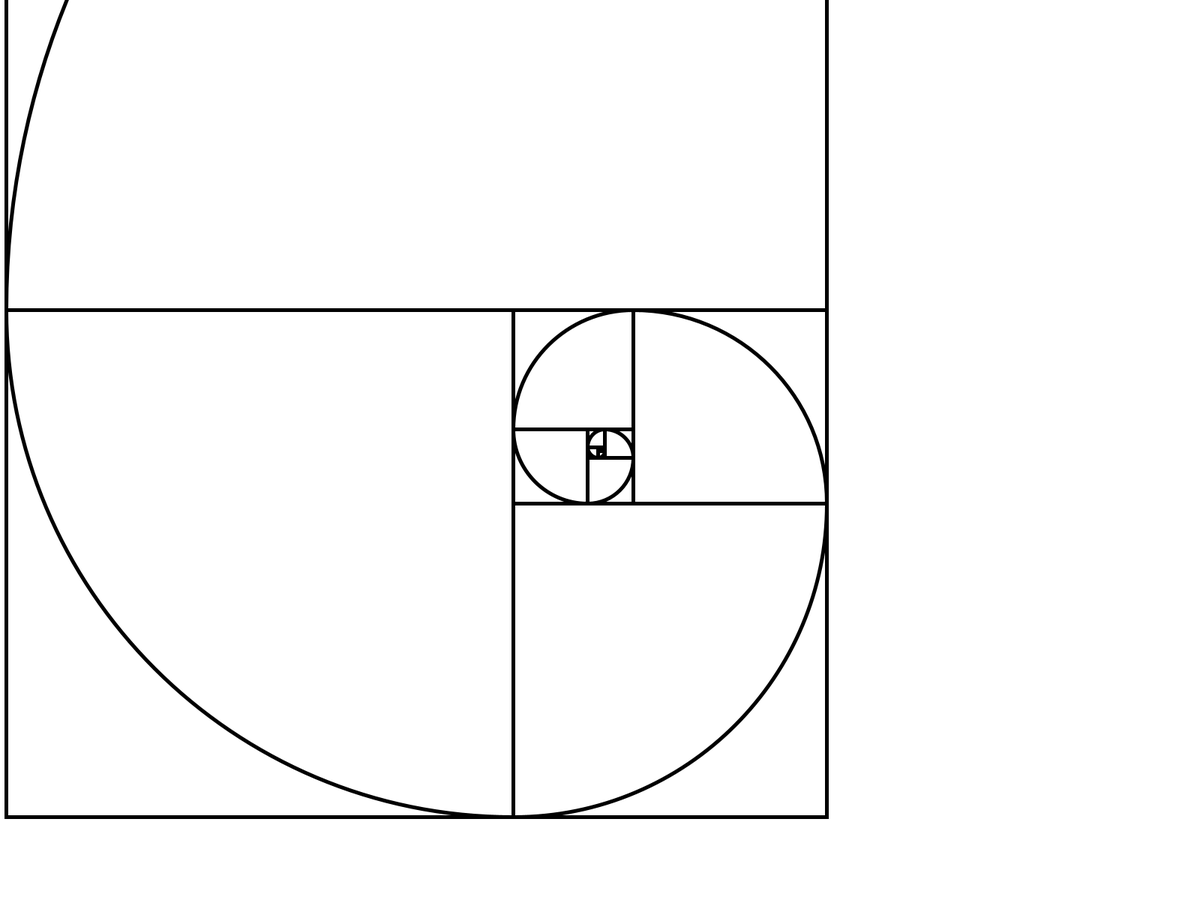
Frame 1 (no input)
Frame 60 (the mouse pressed at the canvas centre just before this capture): identical to frame 1, image omitted
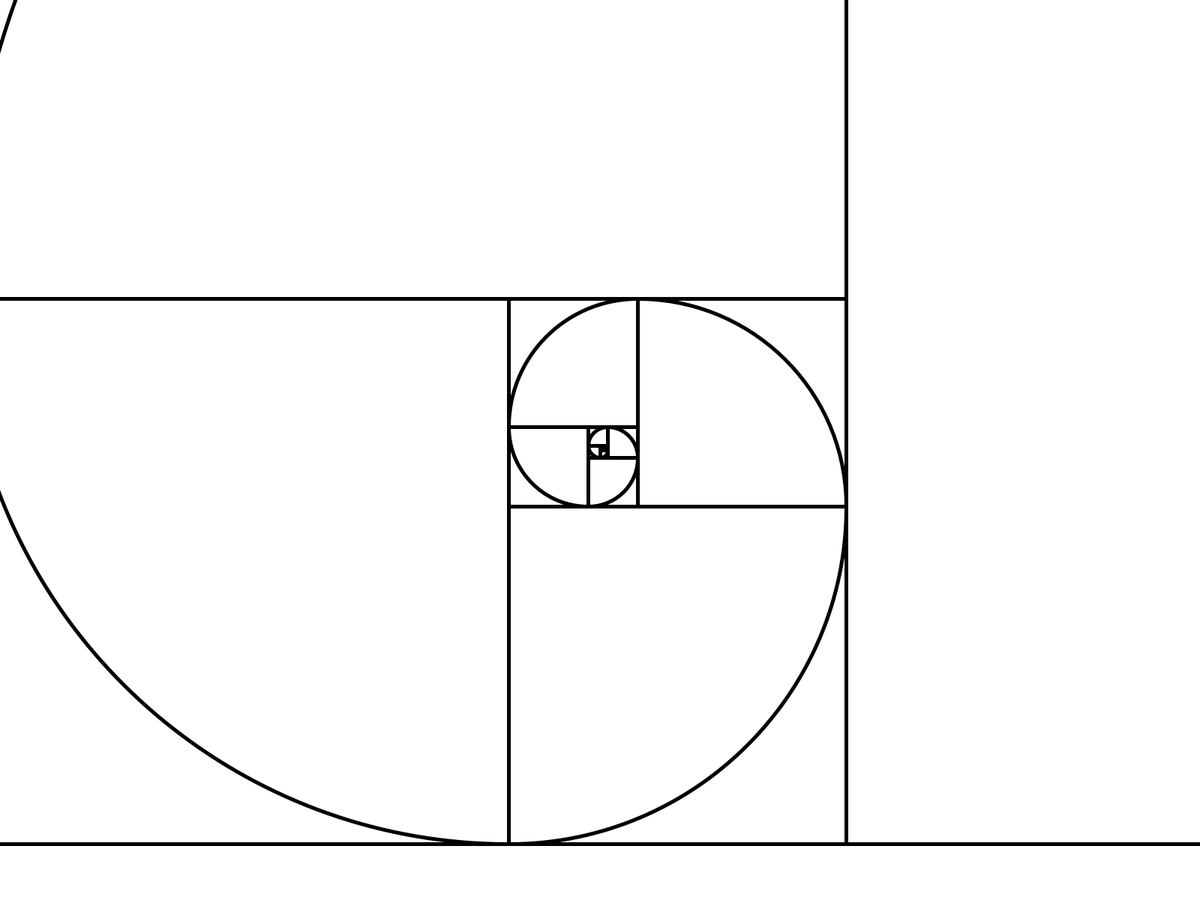
Frame 120 (the mouse held since frame 60 and released just before this capture)

The Processing sketch that drew these frames (run headless with seeded random() and noise(); from frame 60 on, the mouse is pressed at the canvas centre):

// Processing sketch: Fibonacci_number
// ── Fibonacci_number.pde
float s = 10;//scale

void setup(){
  //size(500, 500);
  fullScreen();
  strokeWeight(5);
  noFill();
  
}

void draw(){
  background(255);
  s = map(mouseX, 0, width, 0.1, 10);
  translate(width/2, height/2);
  PVector npos = rectArcAt(new PVector(), 0, 1, 3);
  int a = 0, b = 1, c = 1;
  for(int i = 0; i < 20; i++){
    npos = rectArcAt(npos, a, b, i%4);
    c = a + b;
    a = b;
    b = c;
  }
}

PVector rectArcAt(PVector pos, int a, int b, int dir){
  PVector npos = new PVector();//(x, y)=pos, z = c
  int c = a + b;
  switch(dir){
    case 0:
      npos = pos.add(b, 0);
      rect(npos.x*s, npos.y*s, c*s, c*s);
      arc(npos.x*s, (npos.y+c)*s, c*s*2, c*s*2, HALF_PI*3, TWO_PI);
      break;
    case 1:
      npos = pos.add(-a, b);
      rect(npos.x*s, npos.y*s, c*s, c*s);
      arc(npos.x*s, npos.y*s, c*s*2, c*s*2, 0, HALF_PI);
      break;
    case 2:
      npos = pos.add(-c, -a);
      rect(npos.x*s, npos.y*s, c*s, c*s);
      arc((npos.x+c)*s, npos.y*s, c*s*2, c*s*2, HALF_PI, PI);
      break;
    case 3:
      npos = pos.add(0, -c);
      rect(npos.x*s, npos.y*s, c*s, c*s);
      arc((npos.x+c)*s, (npos.y+c)*s, c*s*2, c*s*2, PI, HALF_PI*3);
      break;
  }
  return npos;
}
